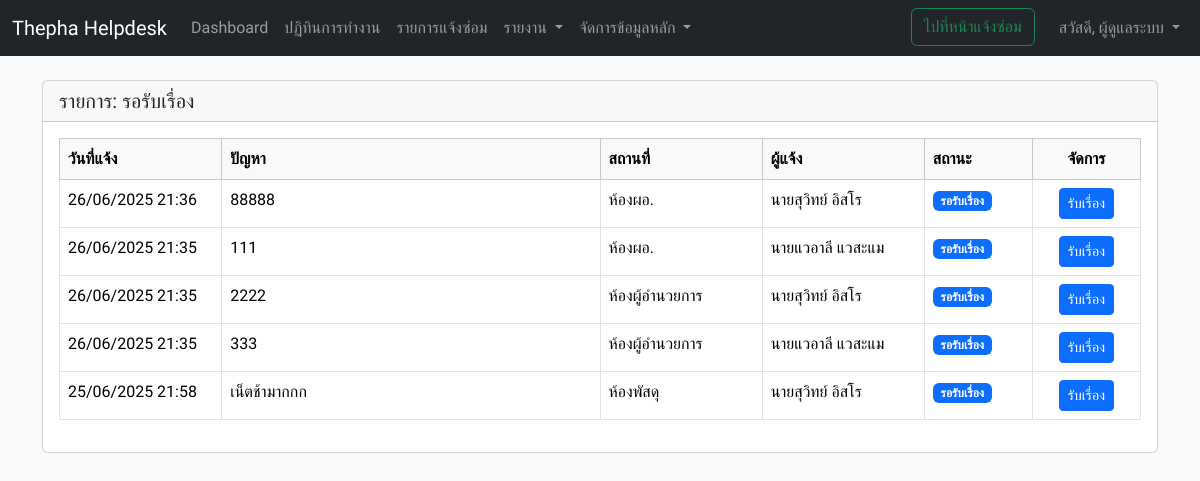
The app's page /admin/requests_list.php?status=1 (signed in) with its own data.
### tables this page shows
CREATE TABLE `statuses`  (
  `id` int NOT NULL AUTO_INCREMENT,
  `status_name` varchar(255) NOT NULL,
  PRIMARY KEY (`id`) USING BTREE
);

CREATE TABLE `requests`  (
  `id` int NOT NULL AUTO_INCREMENT,
  `request_date` datetime NOT NULL,
  `problem_description` text NOT NULL,
  `location_id` int NOT NULL,
  `reporter_id` int NOT NULL,
  `current_status_id` int NOT NULL,
  `created_at` timestamp NOT NULL DEFAULT current_timestamp,
  `repair_date` datetime NULL DEFAULT NULL,
  `resolution_time_minutes` int NULL DEFAULT NULL,
  `admin_id` int NULL DEFAULT NULL,
  `category_id` int NULL DEFAULT NULL,
  `cause` text NULL,
  `solution` text NULL,
  `final_status_id` int NULL DEFAULT NULL,
  `is_phone_call` tinyint(1) NOT NULL DEFAULT 0,
  `updated_at` timestamp NOT NULL DEFAULT current_timestamp ON UPDATE CURRENT_TIMESTAMP,
  PRIMARY KEY (`id`) USING BTREE,
  INDEX `location_id`(`location_id` ASC) USING BTREE,
  INDEX `reporter_id`(`reporter_id` ASC) USING BTREE,
  INDEX `current_status_id`(`current_status_id` ASC) USING BTREE,
  INDEX `admin_id`(`admin_id` ASC) USING BTREE,
  INDEX `category_id`(`category_id` ASC) USING BTREE,
  INDEX `final_status_id`(`final_status_id` ASC) USING BTREE,
  CONSTRAINT `requests_ibfk_1` FOREIGN KEY (`location_id`) REFERENCES `locations` (`id`) ON DELETE RESTRICT ON UPDATE RESTRICT,
  CONSTRAINT `requests_ibfk_2` FOREIGN KEY (`reporter_id`) REFERENCES `reporters` (`id`) ON DELETE RESTRICT ON UPDATE RESTRICT,
  CONSTRAINT `requests_ibfk_3` FOREIGN KEY (`current_status_id`) REFERENCES `statuses` (`id`) ON DELETE RESTRICT ON UPDATE RESTRICT,
  CONSTRAINT `requests_ibfk_4` FOREIGN KEY (`admin_id`) REFERENCES `admins` (`id`) ON DELETE RESTRICT ON UPDATE RESTRICT,
  CONSTRAINT `requests_ibfk_5` FOREIGN KEY (`category_id`) REFERENCES `categories` (`id`) ON DELETE RESTRICT ON UPDATE RESTRICT,
  CONSTRAINT `requests_ibfk_6` FOREIGN KEY (`final_status_id`) REFERENCES `statuses` (`id`) ON DELETE RESTRICT ON UPDATE RESTRICT
);

CREATE TABLE `locations`  (
  `id` int NOT NULL AUTO_INCREMENT,
  `location_name` varchar(255) NOT NULL,
  `department_type` enum('หน่วยงานให้บริการ','หน่วยงานสนับสนุน') NOT NULL DEFAULT 'หน่วยงานสนับสนุน',
  PRIMARY KEY (`id`) USING BTREE
);

CREATE TABLE `reporters`  (
  `id` int NOT NULL AUTO_INCREMENT,
  `reporter_name` varchar(255) NOT NULL,
  PRIMARY KEY (`id`) USING BTREE
);

### admin/requests_list.php (the view, shortened to what this page needs)
<?php
require_once 'partials/header.php';
require_once '../db_connect.php';
$page_title = 'รายการแจ้งซ่อมทั้งหมด';
$params = [];
$param_types = '';
$sql_where = '';
if (isset($_GET['status']) && !empty($_GET['status'])) {
    $status_id = (int)$_GET['status'];
    $sql_where = " WHERE r.current_status_id = ?";
    $params[] = $status_id;
    $param_types .= 'i';
    $status_name_stmt = $conn->prepare("SELECT status_name FROM statuses WHERE id = ?");
    $status_name_stmt->bind_param("i", $status_id);
    $status_name_stmt->execute();
    $status_result = $status_name_stmt->get_result();
    if($status_row = $status_result->fetch_assoc()) {
        $page_title = 'รายการ: ' . htmlspecialchars($status_row['status_name']);
    }
}
$requests_sql = "
    SELECT
        r.id, r.request_date, r.problem_description, r.current_status_id,
        l.location_name, p.reporter_name, s_current.status_name as current_status_name,
        r.repair_date, a.full_name as admin_name, c.category_name, r.cause, r.solution,
        s_final.status_name as final_status_name, r.is_phone_call,
        l.department_type, r.resolution_time_minutes
    FROM requests r
    LEFT JOIN locations l ON r.location_id = l.id
    LEFT JOIN reporters p ON r.reporter_id = p.id
    LEFT JOIN statuses s_current ON r.current_status_id = s_current.id
    LEFT JOIN admins a ON r.admin_id = a.id
    LEFT JOIN categories c ON r.category_id = c.id
    LEFT JOIN statuses s_final ON r.final_status_id = s_final.id
    $sql_where
    ORDER BY r.request_date DESC
";
$stmt = $conn->prepare($requests_sql);
if (!empty($params)) {
    $stmt->bind_param($param_types, ...$params);
}
$stmt->execute();
$requests_result = $stmt->get_result();
?>
<div class="card">
    <div class="card-header">
        <h5 class="card-title mb-0"><?php echo $page_title; ?></h5>
    </div>
    <div class="card-body">
        <div class="table-responsive">
            <table class="table table-hover table-bordered datatable" style="width:100%;">
                <thead class="table-light">
                    <tr>
                        <th style="width:15%;">วันที่แจ้ง</th>
                        <th style="width:35%;">ปัญหา</th>
                        <th style="width:15%;">สถานที่</th>
                        <th style="width:15%;">ผู้แจ้ง</th>
                        <th style="width:10%;">สถานะ</th>
                        <th style="width:10%;" class="text-center">จัดการ</th>
                    </tr>
                </thead>
                <tbody>
                    <?php if ($requests_result && $requests_result->num_rows > 0): ?>
                        <?php while($row = $requests_result->fetch_assoc()): ?>
                            <tr id="request-row-<?php echo $row['id']; ?>">
                                <td><?php echo date('d/m/Y H:i', strtotime($row['request_date'])); ?></td>
                                <td><?php echo htmlspecialchars($row['problem_description']); ?></td>
                                <td><?php echo htmlspecialchars($row['location_name']); ?></td>
                                <td><?php echo htmlspecialchars($row['reporter_name']); ?></td>
                                <td><span class="badge bg-primary"><?php echo htmlspecialchars($row['current_status_name']); ?></span></td>
                                <td class="text-center">
                                    <?php
                                    if ($row['current_status_id'] == 1) {
                                        echo '<button class="btn btn-primary btn-sm" onclick="acceptRequest('.$row['id'].')">รับเรื่อง</button>';
                                    } elseif ($row['current_status_id'] == 2) {
                                        echo '<a href="request_view.php?id='.$row['id'].'" class="btn btn-warning btn-sm">ดู/แก้ไข</a>';
                                    }
                                    ?>
                                </td>
                            </tr>
                        <?php endwhile; ?>
                    <?php endif; ?>
                </tbody>
            </table>
        </div>
    </div>
</div>
<?php
require_once 'partials/footer.php';
?>

### assets/css/style.css (style rules this page uses)
body { font-family: 'Sarabun', sans-serif; }

### records on screen
statuses: status_name "รายการ: รอรับเรื่อง"
requests: request_date "26/06/2025 21:36", problem_description "88888", location.location_name "ห้องผอ.", reporter.reporter_name "นายสุวิทย์ อิสโร", current_status.status_name "รอรับเรื่อง"
requests: request_date "26/06/2025 21:35", problem_description "111", location.location_name "ห้องผอ.", reporter.reporter_name "นายแวอาลี แวสะแม", current_status.status_name "รอรับเรื่อง"
requests: request_date "26/06/2025 21:35", problem_description "2222", location.location_name "ห้องผู้อำนวยการ", reporter.reporter_name "นายสุวิทย์ อิสโร", current_status.status_name "รอรับเรื่อง"
requests: request_date "26/06/2025 21:35", problem_description "333", location.location_name "ห้องผู้อำนวยการ", reporter.reporter_name "นายแวอาลี แวสะแม", current_status.status_name "รอรับเรื่อง"
requests: request_date "25/06/2025 21:58", problem_description "เน็ตช้ามากกก", location.location_name "ห้องพัสดุ", reporter.reporter_name "นายสุวิทย์ อิสโร", current_status.status_name "รอรับเรื่อง"

### other values on screen
$_SESSION['admin_full_name'] "ผู้ดูแลระบบ"
